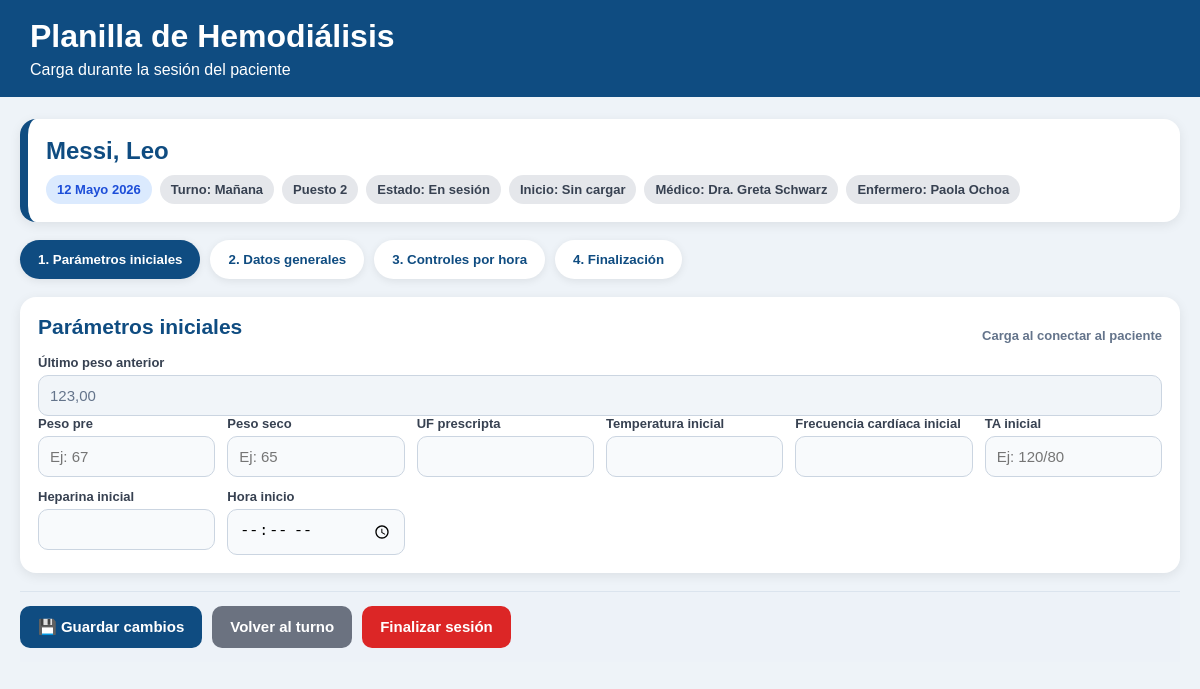
Screenshot of /signos/42/ (signed in) with the database file from the repository.
### sesiones/models.py (models this page shows, shortened)
class SesionDialisis(models.Model):
    TURNO_CHOICES = [
        ("manana", "Mañana"),
        ("tarde", "Tarde"),
        ("noche", "Noche"),
    ]
    ESTADO_CHOICES = [
        ("pendiente", "Pendiente"),
        ("activa", "En sesión"),
        ("finalizada", "Finalizada"),
    ]
    MEDICO_CHOICES = [
    ("juan_perez", "Dr. Juan Pérez"),
    ("maria_garcia", "Dra. María García"),
    ("roberto_lopez", "Dr. Roberto López"),
]
    paciente = models.ForeignKey(Paciente, on_delete=models.CASCADE)
    puesto = models.ForeignKey(Puesto, on_delete=models.SET_NULL, null=True, blank=True)
    fecha = models.DateField()
    turno = models.CharField(max_length=10, choices=TURNO_CHOICES)
    estado = models.CharField(max_length=20, choices=ESTADO_CHOICES, default="pendiente")
    medico_asignado = models.CharField(
        max_length=20,
        choices=MEDICO_CHOICES,
        blank=True,
        null=True,
    )
    enfermero_asignado = models.CharField(
        max_length=100,
        blank=True,
        null=True,
    )
    peso_pre = models.DecimalField(max_digits=5, decimal_places=2, null=True, blank=True)
    peso_post = models.DecimalField(max_digits=5, decimal_places=2, null=True, blank=True)
    ta_inicial = models.CharField(max_length=20, blank=True)
    ta_final = models.CharField(max_length=20, blank=True)
    medicacion = models.TextField(blank=True)
    incidencias = models.TextField(blank=True)
    observaciones = models.TextField(blank=True)  # Campo anterior, queda por compatibilidad.
    finalizada = models.BooleanField(default=False)
    creada_en = models.DateTimeField(auto_now_add=True)
    class Meta:
        ordering = ["-fecha", "turno"]

class Puesto(models.Model):
    numero = models.PositiveIntegerField(unique=True)
    activo = models.BooleanField(default=True)
    def __str__(self):
        return f"Puesto {self.numero}"

class PlanillaHemodialisis(models.Model):
    sesion = models.OneToOneField(SesionDialisis, on_delete=models.CASCADE)
    acceso_vascular = models.CharField(max_length=100, blank=True)
    dializador = models.CharField(max_length=100, blank=True)
    concentrado = models.CharField(max_length=100, blank=True)
    agujas = models.CharField(max_length=100, blank=True)
    talla = models.CharField(max_length=50, blank=True)
    peso_seco = models.DecimalField(max_digits=5, decimal_places=2, null=True, blank=True)
    td = models.CharField(max_length=50, blank=True)
    qb = models.CharField(max_length=50, blank=True)
    qd = models.CharField(max_length=50, blank=True)
    na = models.CharField(max_length=50, blank=True)
    peso_pre = models.DecimalField(max_digits=5, decimal_places=2, null=True, blank=True)
    peso_post = models.DecimalField(max_digits=5, decimal_places=2, null=True, blank=True)
    uf_prescripta = models.CharField(max_length=50, blank=True)
    temperatura_inicial = models.CharField(max_length=50, blank=True)
    frecuencia_cardiaca_inicial = models.CharField(max_length=50, blank=True)
    ta_inicial = models.CharField(max_length=50, blank=True)
    heparina_inicial = models.CharField(max_length=100, blank=True)
    hora_inicio = models.CharField(max_length=50, blank=True)
    temperatura_final = models.CharField(max_length=50, blank=True)
    ta_egreso = models.CharField(max_length=50, blank=True)
    frecuencia_cardiaca_final = models.CharField(max_length=50, blank=True)
    uf_final = models.CharField(max_length=50, blank=True)
    hora_fin = models.CharField(max_length=50, blank=True)
    atb = models.CharField(max_length=100, blank=True)
    observaciones = models.TextField(blank=True)  # Campo anterior, queda por compatibilidad.
    observaciones_enfermeria = models.TextField(blank=True)
    observaciones_medicas = models.TextField(blank=True)

### pacientes/models.py (models this page shows)
class Paciente(models.Model):
    nombre = models.CharField(max_length=100)
    apellido = models.CharField(max_length=100)
    dni = models.CharField(
        max_length=20,
        unique=True
    )
    fecha_nacimiento = models.DateField(
        null=True,
        blank=True
    )
    telefono = models.CharField(
        max_length=30,
        blank=True
    )
    direccion = models.CharField(
        max_length=200,
        blank=True
    )
    obra_social = models.CharField(
        max_length=100,
        blank=True
    )
    numero_afiliado = models.CharField(
        max_length=100,
        blank=True
    )
    fecha_ingreso_dialisis = models.DateField(
        null=True,
        blank=True
    )
    etiologia = models.TextField(
        blank=True
    )
    diagnostico = models.TextField(
        blank=True
    )
    acceso_vascular = models.CharField(
        max_length=100,
        blank=True
    )
    medico_tratante = models.CharField(
        max_length=100,
        blank=True
    )
    activo = models.BooleanField(
        default=True
    )
    observaciones = models.TextField(
        blank=True
    )
    creado_en = models.DateTimeField(
        auto_now_add=True
    )
    class Meta:
        ordering = ["apellido", "nombre"]
    def __str__(self):
        return f"{self.apellido}, {self.nombre}"

### dashboard/views.py (the view, shortened to what this page needs)
# urls.py: path("signos/<int:sesion_id>/", views.editar_signos, name="editar_signos"),
@login_required
def editar_signos(request, sesion_id):
    sesion = get_object_or_404(SesionDialisis, id=sesion_id)
    planilla, _ = PlanillaHemodialisis.objects.get_or_create(sesion=sesion)
    ultima_sesion_anterior = (
        SesionDialisis.objects
        .filter(
            paciente=sesion.paciente,
            finalizada=True
        )
        .exclude(id=sesion.id)
        .order_by("-fecha", "-id")
        .first()
    )
    ultimo_peso = None
    if ultima_sesion_anterior:
        try:
            ultima_planilla = ultima_sesion_anterior.planillahemodialisis
            ultimo_peso = ultima_planilla.peso_post
        except Exception:
            ultimo_peso = ultima_sesion_anterior.peso_post
    controles = []
    for i in range(1, 5):
        control, _ = ControlHorarioHemodialisis.objects.get_or_create(
            planilla=planilla,
            hora=i
        )
        controles.append(control)
    context = {
        "sesion": sesion,
        "planilla": planilla,
        "controles": controles,
        "ultimo_peso": ultimo_peso,
    }
    context.update(contexto_roles(request))
    return render(request, "dashboard/editar_signos.html", context)

### dashboard/views.py (called while the page is built)
def usuario_en_grupo(user, nombre_grupo):
    return user.groups.filter(name=nombre_grupo).exists()

def nombre_usuario(user):
    nombre = user.get_full_name()
    if nombre:
        return nombre
    return user.username

def contexto_roles(request):
    return {
        "es_enfermero": usuario_en_grupo(request.user, "Enfermeros"),
        "es_medico": usuario_en_grupo(request.user, "Medicos"),
        "es_administracion": usuario_en_grupo(request.user, "Administracion"),
        "es_superadmin": request.user.is_superuser,
        "usuario_actual": nombre_usuario(request.user),
    }

### dashboard/templates/dashboard/editar_signos.html (shortened to what this page needs)
<!DOCTYPE html>
<html lang="es">
<head>
</head>
<body>
<div class="header">
    <h1>Planilla de Hemodiálisis</h1>
    <div>Carga durante la sesión del paciente</div>
</div>
<div class="container">
<form method="post">
    <div class="paciente-box">
        <div class="paciente-nombre">{{ sesion.paciente }}</div>
        <div class="chips">
            <span class="chip chip-blue">{{ sesion.fecha }}</span>
            <span class="chip">Turno: {{ sesion.get_turno_display }}</span>
            <span class="chip">{{ sesion.puesto|default:"Sin puesto" }}</span>
            <span class="chip">Estado: {{ sesion.get_estado_display }}</span>
            <span class="chip">Inicio: {{ planilla.hora_inicio|default:"Sin cargar" }}</span>
            <span class="chip">Médico: {{ sesion.medico_asignado|default:"Sin asignar" }}</span>
            <span class="chip">Enfermero: {{ sesion.enfermero_asignado|default:"Sin asignar" }}</span>
        </div>
    </div>
    <div class="tabs">
        <button type="button" class="tab-btn active" data-tab="inicial" onclick="mostrarHoja('inicial')">
            1. Parámetros iniciales
        </button>
        <button type="button" class="tab-btn" data-tab="generales" onclick="mostrarHoja('generales')">
            2. Datos generales
        </button>
        <button type="button" class="tab-btn" data-tab="controles" onclick="mostrarHoja('controles')">
            3. Controles por hora
        </button>
        <button type="button" class="tab-btn" data-tab="finales" onclick="mostrarHoja('finales')">
            4. Finalización
        </button>
    </div>
    <div id="hoja-inicial" class="hoja-tab">
        <div class="card">
            <div class="section-title">
                <h2>Parámetros iniciales</h2>
                <span class="ayuda">Carga al conectar al paciente</span>
            </div>
<div>
    <label>Último peso anterior</label>
    <input
        type="text"
        value="{{ ultimo_peso|default:'Sin registro' }}"
        readonly
        class="solo-lectura"
    >
</div>
            <div class="grid">
                <div>
                    <label>Peso pre</label>
                    <input type="number" step="0.01" name="peso_pre"
                           value="{% if planilla.peso_pre %}{{ planilla.peso_pre|stringformat:'g' }}{% elif sesion.peso_pre %}{{ sesion.peso_pre|stringformat:'g' }}{% endif %}"
                           placeholder="Ej: 67">
                </div>
                <div>
                    <label>Peso seco</label>
                    <input type="number" step="0.01" name="peso_seco"
                           value="{% if planilla.peso_seco %}{{ planilla.peso_seco|stringformat:'g' }}{% endif %}"
                           placeholder="Ej: 65">
                </div>
                <div>
                    <label>UF prescripta</label>
                    <input name="uf_prescripta" value="{{ planilla.uf_prescripta }}">
                </div>
                <div>
                    <label>Temperatura inicial</label>
                    <input name="temperatura_inicial" value="{{ planilla.temperatura_inicial }}">
                </div>
                <div>
                    <label>Frecuencia cardíaca inicial</label>
                    <input name="frecuencia_cardiaca_inicial" value="{{ planilla.frecuencia_cardiaca_inicial }}">
                </div>
                <div>
                    <label>TA inicial</label>
                    <input name="ta_inicial" value="{{ planilla.ta_inicial|default:sesion.ta_inicial }}" placeholder="Ej: 120/80">
                </div>
                <div>
                    <label>Heparina inicial</label>
                    <input name="heparina_inicial" value="{{ planilla.heparina_inicial }}">
                </div>
                <div>
                    <label>Hora inicio</label>
                    <input type="time" name="hora_inicio" id="hora_inicio" value="{{ planilla.hora_inicio }}">
                </div>
            </div>
        </div>
    </div>
    <div class="acciones">
        <button type="submit" class="btn">💾 Guardar cambios</button>
        <a href="/turno/?turno={{ sesion.turno }}" class="btn btn-sec">
            Volver al turno
        </a>
        <a href="{% url 'finalizar_sesion' sesion.id %}" class="btn btn-danger">
            Finalizar sesión
        </a>
    </div>
</form>
</div>
</body>
</html>

### dashboard/templates/dashboard/editar_signos.html (style rules this page uses)
body { font-family: Arial, sans-serif; background: #eef3f8; margin: 0; color: #1f2937; }
.header { background: #0f4c81; color: white; padding: 18px 30px; }
.header h1 { margin: 0 0 6px 0; }
.container { max-width: 1350px; margin: 22px auto; padding: 0 20px; }
.paciente-box { background: white; border-radius: 16px; padding: 18px; box-shadow: 0 3px 12px rgba(0, 0, 0, .08); margin-bottom: 18px; border-left: 8px solid #0f4c81; }
.paciente-nombre { font-size: 24px; font-weight: bold; color: #0f4c81; margin-bottom: 10px; }
.chips { display: flex; gap: 8px; flex-wrap: wrap; }
.chip { background: #e5e7eb; color: #374151; padding: 7px 11px; border-radius: 999px; font-size: 13px; font-weight: bold; }
.chip-blue { background: #dbeafe; color: #1d4ed8; }
.tabs { display: flex; gap: 10px; margin-bottom: 18px; flex-wrap: wrap; }
.tab-btn { border: none; padding: 12px 18px; border-radius: 999px; background: white; color: #0f4c81; font-weight: bold; cursor: pointer; box-shadow: 0 2px 8px rgba(0, 0, 0, .08); }
.tab-btn.active { background: #0f4c81; color: white; }
.card { background: white; border-radius: 16px; padding: 18px; box-shadow: 0 3px 12px rgba(0, 0, 0, .08); margin-bottom: 18px; }
.card h2 { color: #0f4c81; margin: 0 0 16px 0; font-size: 21px; }
.grid { display: grid; grid-template-columns: repeat(auto-fit, minmax(170px, 1fr)); gap: 12px; }
label { font-weight: bold; font-size: 13px; display: block; margin-bottom: 5px; color: #374151; }
input, textarea { width: 100%; padding: 11px; border: 1px solid #cbd5e1; border-radius: 10px; box-sizing: border-box; font-size: 15px; background: #f8fafc; }
.acciones { position: sticky; bottom: 0; background: rgba(238, 243, 248, .96); padding: 14px 0; display: flex; gap: 10px; flex-wrap: wrap; border-top: 1px solid #dbe4ee; }
.btn { text-decoration: none; border: none; background: #0f4c81; color: white; padding: 12px 18px; border-radius: 10px; font-weight: bold; cursor: pointer; font-size: 15px; }
.btn-sec { background: #6b7280; }
.btn-danger { background: #dc2626; }
.section-title { display: flex; justify-content: space-between; gap: 10px; align-items: center; flex-wrap: wrap; }
.ayuda { font-size: 13px; color: #64748b; font-weight: bold; }
.solo-lectura { background: #f1f5f9; color: #64748b; }

### rows the page displays
SesionDialisis: paciente "Messi, Leo", fecha "12 Mayo 2026", turno "Mañana", puesto "Puesto 2", estado "En sesión", medico_asignado "Dra. Greta Schwarz", enfermero_asignado "Paola Ochoa"
PlanillaHemodialisis: hora_inicio "Sin cargar"
PlanillaHemodialisis: peso_post "123,00"
